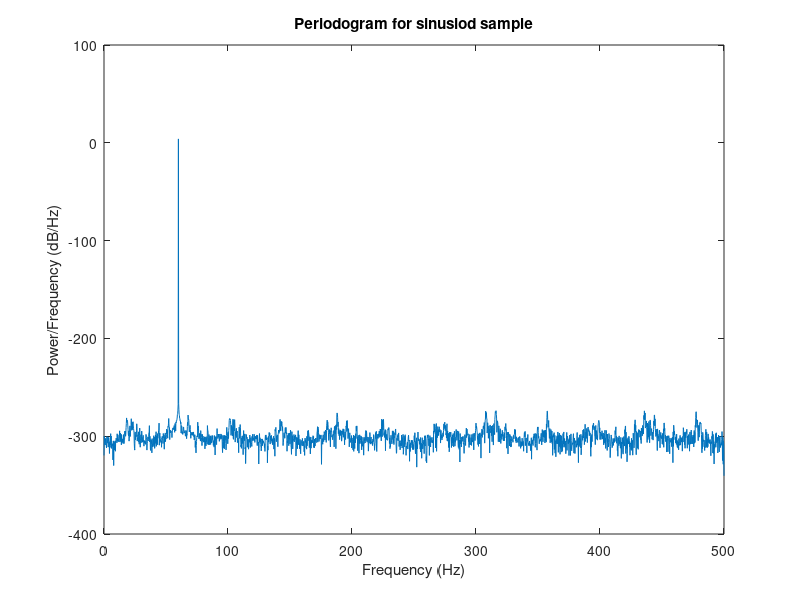
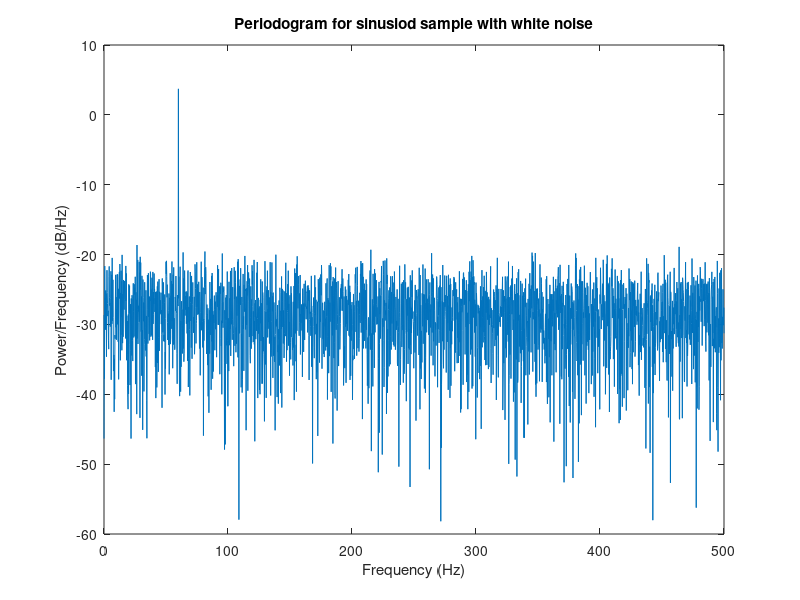
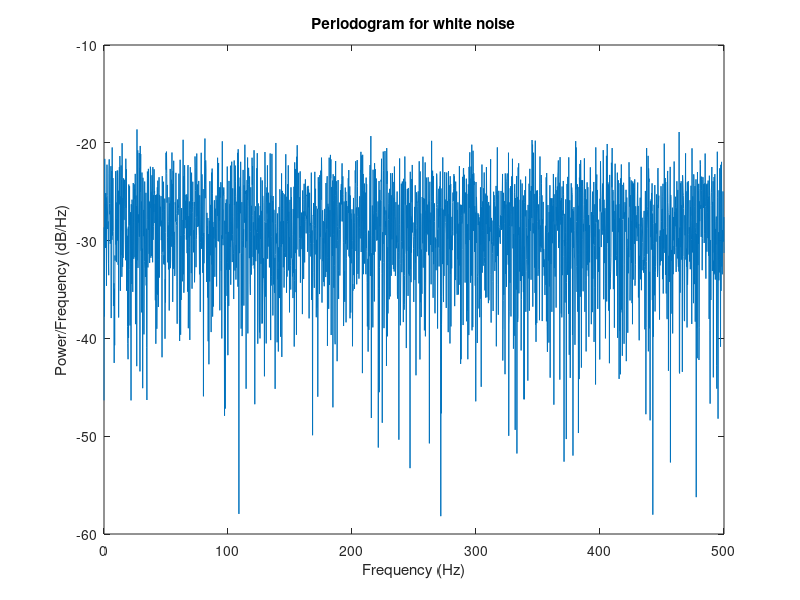

Write MATLAB code to recreate these figures, in order. (Note: this script raises an error after producing the figures.)
% Play around with different FIR filters


%% Generate data - known frequency sinusoid + white noise

% sampling rate
Fs = 1000;     
dt = 1/Fs;   
% length of sample
stopTime = 5;  % in secs
L = Fs*stopTime;  % in samples
% time vector
t = (0:dt:stopTime-dt)';
% signal frequency
signalF = 60;   
% generate sample
x = sin(2*pi*signalF*t);
% only noise
n = randn([length(t), 1]);
% add noise to signal
xn = x + n;


%% Get phase of original signal

analyticSignal = hilbert(x);
xphase = angle(analyticSignal);


%% Check spectrum of signal, noise and noisy signal

% get fft
xfft = fft(x);
% get only half of it 
xfft_part = xfft(1:floor(L/2)+1);
% get amplitude values 
xfft_amp = abs(xfft_part);
% get power
xfft_pow = xfft_amp.^2;
% multiply by two for all components excluding the DC (zero) and Nquist frequency 
% in order to correct for taking only half of the fft output 
xfft_pow(2:end-1) = xfft_pow(2:end-1)*2;
% normalize with time for density
xpsd = xfft_pow/(Fs*L);

% frequencies for the fft
freq = 0:Fs/L:Fs/2;

% plot
figure;
plot(freq, 10*log10(xpsd));
title('Periodogram for sinusiod sample');
xlabel('Frequency (Hz)');
ylabel('Power/Frequency (dB/Hz)');

% same for noisy data
xnfft = fft(xn);
xnfft_pow = abs(xnfft(1:floor(L/2+1))).^2;
xnfft_pow(2:end-1) = xnfft_pow(2:end-1)*2;
xnpsd = xnfft_pow/(Fs*L);
figure;
plot(freq, 10*log10(xnpsd));
title('Periodogram for sinusiod sample with white noise');
xlabel('Frequency (Hz)');
ylabel('Power/Frequency (dB/Hz)');

% same for noise
nfft = fft(n);
nfft_pow = abs(nfft(1:floor(L/2+1))).^2;
nfft_pow(2:end-1) = nfft_pow(2:end-1)*2;
npsd = nfft_pow/(Fs*L);
figure;
plot(freq, 10*log10(npsd));
title('Periodogram for white noise');
xlabel('Frequency (Hz)');
ylabel('Power/Frequency (dB/Hz)');


%% Get FIR filters using EEGLAB functions

% init eeglab / put eeglab functions into path
eeglab nogui;

% lowpass

% We query optimal Kaiser window parameters for given passpand ripple and
% transition bandwidth (Hz)
lpRipple = 0.004;
lpBW = 3;
lpWtype = 'kaiser';
lpCutoff = signalF + 2;
lpCutoffNorm = lpCutoff/(Fs/2);  % normalized freq to rad/sample
% get Kaiser beta
lpBeta = kaiserbeta(lpRipple);
% estimate order
lpOrder = firwsord(lpWtype, Fs, lpBW, lpRipple);
% get window
lpWindow = windows(lpWtype, lpOrder+1, lpBeta);
% get filter
lpCoeffs = firws(lpOrder, lpCutoffNorm, lpWindow);


% highpass

hpRipple = 0.004;
hpBW = 3;
hpWtype = 'kaiser';
hpCutoff = signalF - 2;
hpCutoffNorm = hpCutoff/(Fs/2);  % normalized freq to rad/sample
% get Kaiser beta
hpBeta = kaiserbeta(hpRipple);
% estimate order
hpOrder = firwsord(hpWtype, Fs, hpBW, hpRipple);
% get window
hpWindow = windows(hpWtype, hpOrder+1, hpBeta);
% get filter
hpCoeffs = firws(hpOrder, hpCutoffNorm, 'high', hpWindow);


%% Filter signal and its noisy version

% lowpass

% sinusoid signal
xeeg = struct;
xeeg.srate = Fs;
xeeg.data = x';
xeeg.trials = 1;
xeeg.pnts = L;
xeeg.event = [];

% signal + noise
xneeg = struct;
xneeg.srate = Fs;
xneeg.data = xn';
xneeg.trials = 1;
xneeg.pnts = L;
xneeg.event = [];

% noise
% signal + noise
neeg = struct;
neeg.srate = Fs;
neeg.data = n';
neeg.trials = 1;
neeg.pnts = L;
neeg.event = [];


% lowpass
% x_lp = firfilt(xeeg, lpCoeffs, length(xeeg.data));
% xn_lp = firfilt(xneeg, lpCoeffs, length(xneeg.data));
% n_lp = firfilt(neeg, lpCoeffs, length(neeg.data));
x_lp = firfilt(xeeg, lpCoeffs);
xn_lp = firfilt(xneeg, lpCoeffs);
n_lp = firfilt(neeg, lpCoeffs);

% highpass

% x_lphp = firfilt(x_lp, hpCoeffs, length(x_lp.data));
% xn_lphp = firfilt(xn_lp, hpCoeffs, length(xn_lp.data));
% n_lphp = firfilt(n_lp, hpCoeffs, length(n_lp.data));
x_lphp = firfilt(x_lp, hpCoeffs);
xn_lphp = firfilt(xn_lp, hpCoeffs);
n_lphp = firfilt(n_lp, hpCoeffs);


% filtering in one step (convolution)
lphpCoeffs = conv(lpCoeffs, hpCoeffs, 'same');
x_conv = firfilt(xeeg, lphpCoeffs);
xn_conv = firfilt(xneeg, lphpCoeffs);
n_conv = firfilt(neeg, lphpCoeffs);


%% Check filtering results

% get fft
% xfft = fft(x_lphp.data);
xfft = fft(x_conv.data);
% get only half of it 
xfft_part = xfft(1:floor(L/2)+1);
% get amplitude values 
xfft_amp = abs(xfft_part);
% get power
xfft_pow = xfft_amp.^2;
% multiply by two for all components excluding the DC (zero) and Nquist frequency 
% in order to correct for taking only half of the fft output 
xfft_pow(2:end-1) = xfft_pow(2:end-1)*2;
% normalize with time for density
xpsd = xfft_pow/(Fs*L);

% frequencies for the fft
freq = 0:Fs/L:Fs/2;

% plot
figure;
plot(freq, 10*log10(xpsd));
title('Periodogram for sinusiod sample after filtering');
xlabel('Frequency (Hz)');
ylabel('Power/Frequency (dB/Hz)');

% same for noisy data
xnfft = fft(xn_lphp.data);
% xnfft = fft(xn_conv.data);
xnfft_pow = abs(xnfft(1:floor(L/2+1))).^2;
xnfft_pow(2:end-1) = xnfft_pow(2:end-1)*2;
xnpsd = xnfft_pow/(Fs*L);
figure;
plot(freq, 10*log10(xnpsd));
title('Periodogram for sinusiod sample with white noise after filtering');
xlabel('Frequency (Hz)');
ylabel('Power/Frequency (dB/Hz)');

% same for noise
% nfft = fft(n_lphp.data);
nfft = fft(n_conv.data);
nfft_pow = abs(nfft(1:floor(L/2+1))).^2;
nfft_pow(2:end-1) = nfft_pow(2:end-1)*2;
npsd = nfft_pow/(Fs*L);
figure;
plot(freq, 10*log10(npsd));
title('Periodogram for white noise after filtering');
xlabel('Frequency (Hz)');
ylabel('Power/Frequency (dB/Hz)');


%% Get phase of filtered signal and noisy signal

analyticSignal = hilbert(x_lphp.data');
filt_xphase = angle(analyticSignal);

analyticSignal = hilbert(xn_lphp.data');
filt_xnphase = angle(analyticSignal);

analyticSignal = hilbert(xn_conv.data');
filt_xnconvphase = angle(analyticSignal);

analyticSignal = hilbert(n_lphp.data');
filt_nphase = angle(analyticSignal);


